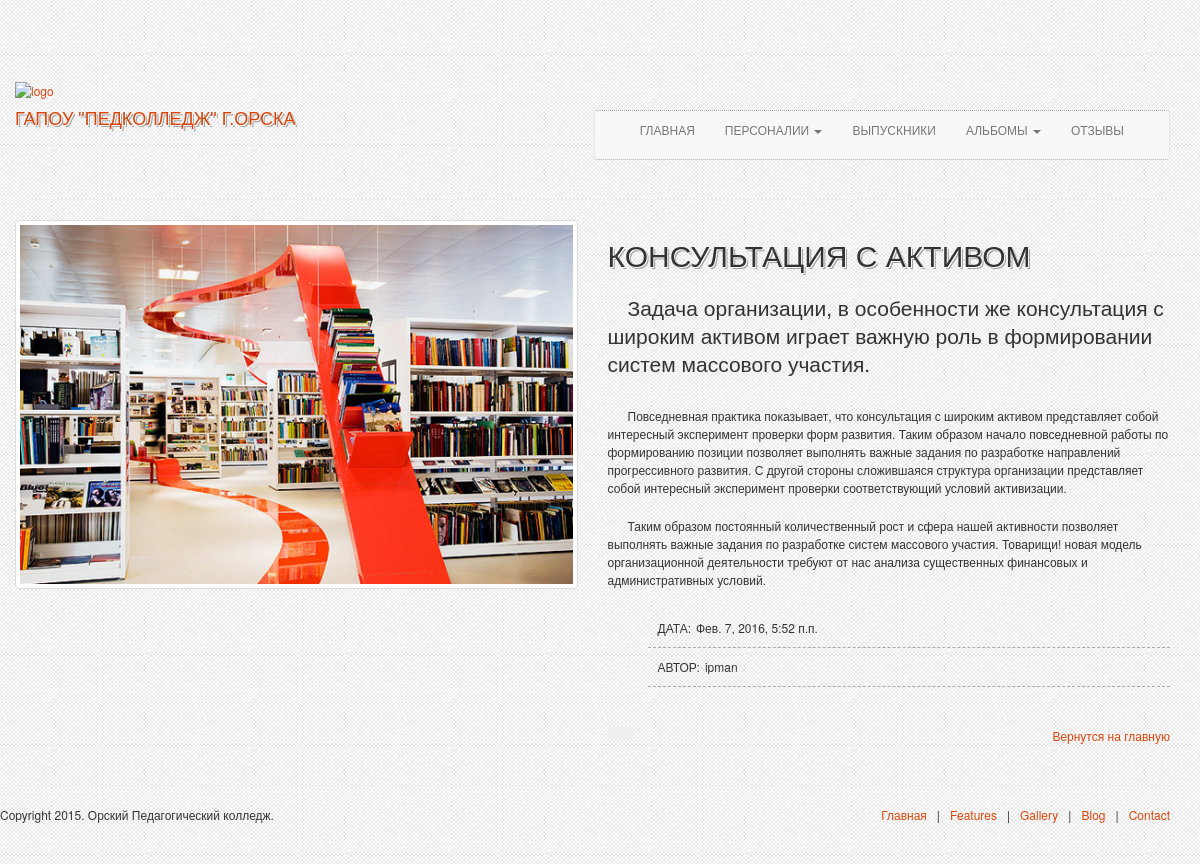
The page /publications/1/ on the database its author committed.
### publications/models.py (models this page shows, shortened)
class publics(models.Model):
    class Meta:
        db_table = 'publics'
    title        = models.CharField(verbose_name='Заголовок публикации', max_length=30)
    description  = models.TextField(verbose_name='Краткое описание')
    Image        = models.ImageField(upload_to='static/main_image/publications') #Главное изображение
    article      = RichTextField(verbose_name='Текст публикации')
    author       = models.ForeignKey(User,verbose_name='Автор')
    publish_date = models.DateTimeField(verbose_name='Дата публикации',auto_now_add=True)
    link         = models.CharField(verbose_name='Ссылка на источник', max_length=30, blank=True)

### publications/views.py (the view)
# urls.py: url(r'^(?P<publication_id>\d+)/$', 'publications.views.publication_one'),
def publication_one(request, publication_id=1):
    return render_to_response('publication.html', {
        'publication': publics.objects.get(id=publication_id),
    }
)

### publications/templates/publication.html (shortened to what this page needs)
{% extends 'base.html' %}
{% load staticfiles %}
{% block content %}
    <div class="row">
        <div class="col-lg-6 col-md-6 col-sm-6 col-xs-6">
            <img src="{% static publication.Image %}" class="thumbnail" alt="image" style="max-width: 100%;" />
        </div>
        <div class="col-lg-6 col-md-6 col-sm-6 col-xs-6">
            <h2>{{ publication.title }}</h2>
            <p class="lead">{{ publication.description }}</p>
            <p>{{ publication.article|safe }}</p>
            <ul class="project-info">
                <li><h6>Дата:</h6>{{ publication.publish_date }}</li>
                <li><h6>Автор:</h6>{{ publication.author }}</li>
            </ul>
            <button class="btn btn-inverse pull-left" type="button">{{ publication.link }}</button>
            <a href="#" class="pull-right">Вернутся на главную</a>
        </div>
    </div>
{% endblock %}

### static/css/custom-styles.css (style rules this page uses)
html, body { font-size:12px; line-height:18px; height: 100%; }
body { background: #f9f9f9 url(../img/page-bg-1.jpg); }
h1, h2, h3, h4 , h5, h6 { font-family: "Oswald", sans-serif; font-weight: normal; text-transform:uppercase; }
h1, h2, h3, h4, h5 { text-shadow: 1px 1px 0 #fdfdfd, 2px 2px 0 rgba(81, 81, 81, 0.5), 0 0 1px #fdfdfd; }
a, a:hover { color:#d8450b; }
p { margin-bottom: 20px; }
.project-info { margin: 0px 0px 40px 0px; }
.project-info li { list-style: none; border-bottom: 1px dashed #a9a9a9;; padding: 10px; }
.project-info li h6 { display: inline; margin-right: 5px; }
.row { margin-bottom:20px; }
.lead { line-height:28px; margin: 20px 0px 30px 0px; }

### static/css/thumbnail-gallery.css (style rules this page uses)
body { padding-top: 70px; }

### templates/base.html (style rules this page uses)
p { text-indent: 20px; }

### rows shown on the page
publics: Image (picture), title "КОНСУЛЬТАЦИЯ С АКТИВОМ", description "Задача организации, в особенности же консультация с широким активом играет важную роль в формировании систем массового участия.", article "Повседневная практика показывает, что консультация с широким активом представляет собой интересный эксперимент проверки форм развития. Таким образом начало повседневной работы по формированию позиции позволяет выполнять важные задания по разработке направлений прогрессивного развития. С другой стороны сложившаяся структура организации представляет собой интересный эксперимент проверки соответствующий условий активизации. Таким образом постоянный количественный рост и сфера нашей активности позволяет выполнять важные задания по разработке систем массового участия. Товарищи! новая модель организационной деятельности требуют от нас анализа существенных финансовых и административных условий.", publish_date "Фев. 7, 2016, 5:52 п.п.", author "ipman"
